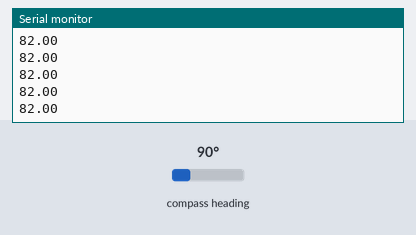
A sketch run on a simulated Arduino Uno, built with avr-gcc and run on an emulated ATmega328P. On the bench: the last lines printed to the serial monitor. Wiring (inferred from the names in the program): QMC5883L compass at I2C address 0x0D. The test bench sets the inputs (shaded band); at power-on: compass heading 90°.

Above: at 1.2 s.
1.3 s: compass heading set to 7°
At 2.2 s:
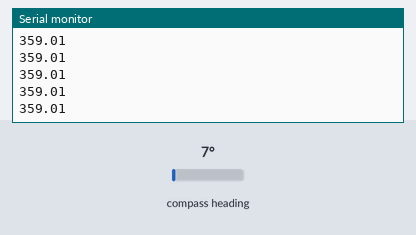
2.8 s: compass heading set to 180°
At 3.8 s:
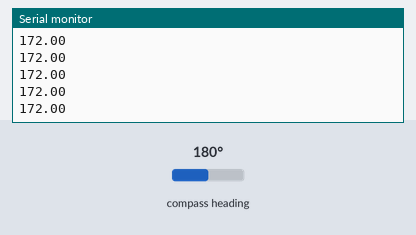
Timing chart, 0 to 5.8 s (numbered marks = the images above; inputs shaded):
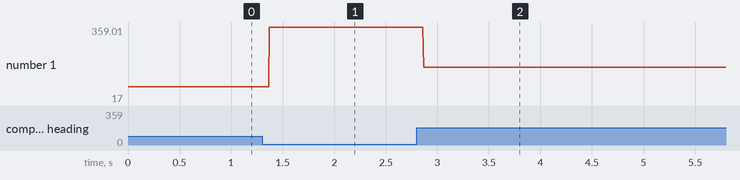

Measured:
- after the input at 1.3 s, the serial monitor: prints a new line after 0.07 s (image 1)
- after the input at 2.8 s, the serial monitor: prints a new line after 0.07 s (image 2)
- plotted number 1: 82 → 359.01 after the input at 1.3 s, 359.01 → 17 after the input at 2.8 s

The sketch:

TestCompass.ino
```cpp
#include <Wire.h>
#include <stdlib.h>
#include <Position.h>
#include <QMC5883L.h>
#include <Environment.h>
#define BUENOS_AIRES_DEC -0.13962634f

QMC5883L compass;


void setup() {
  Serial.begin(9600);
  //compass startup
  Wire.begin();
  compass.init();
}


void loop() {
  Environment::getInstance().updateHeading(compass.heading(BUENOS_AIRES_DEC));
  Serial.println(Position::toDegrees(Environment::getInstance().heading()));
}
```
